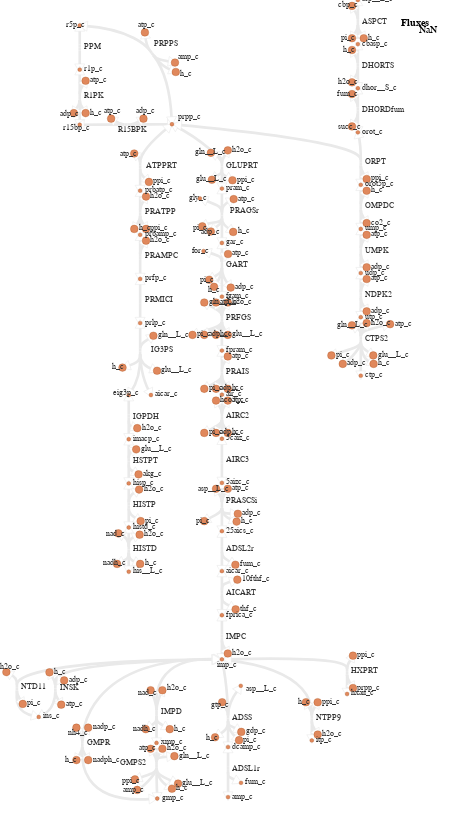

Describe this chart as a Vega-Lite specification.
### Vega specification from a JSON file in a GitHub repository (floating-point values rounded to 4 significant figures; data arrays with more than 128 entries replaced by an {"elided": "..."} marker saying what was removed)
{"$schema": "https://vega.github.io/schema/vega/v5.json", "width": 454.5, "height": 820, "padding": 0, "autosize": "none", "signals": [{"name": "mapMaxX", "value": 394.5}, {"name": "mapMaxY", "value": 800}, {"name": "legendWidth", "value": 40}, {"name": "legendPadding", "value": 20}, {"name": "signalHeight", "value": 20}, {"name": "signalPadding", "value": 0}, {"name": "metaboliteStrokeWidthData", "value": 0.2941}, {"name": "reactionStrokeWidthData", "value": 2.647}, {"name": "arrowHeadStrokeWidthData", "value": 0.147}, {"name": "metaboliteFill", "value": "#e0885c"}, {"name": "metaboliteStroke", "value": "#a34610"}, {"name": "metaboliteLightFill", "value": "#F0C4AE"}, {"name": "metaboliteLightStroke", "value": "#D1A388"}, {"name": "labelColor", "value": "#333333"}, {"name": "reverseArrowHeadStrokeColor", "value": "#E9E9E9"}, {"name": "reverseArrowHeadFillColor", "value": "#ffffff"}, {"name": "hiddenColor", "value": "#E9E9E9"}, {"name": "Metabolite_labels", "value": true, "bind": {"input": "checkbox"}}, {"name": "Reaction_labels", "value": true, "bind": {"input": "checkbox"}}, {"name": "mapMaxWidth", "update": "width - legendWidth - legendPadding"}, {"name": "mapMaxHeight", "update": "height - signalHeight - signalPadding"}, {"name": "mapSize", "update": "mapMaxX / mapMaxWidth >  mapMaxY / mapMaxHeight ? [mapMaxWidth, mapMaxWidth / mapMaxX * mapMaxY] : [mapMaxHeight / mapMaxY * mapMaxX, mapMaxHeight]"}, {"name": "mapWidth", "update": "mapSize[0]"}, {"name": "mapHeight", "update": "mapSize[1]"}, {"name": "mapX", "update": "(mapMaxWidth - mapWidth)/2"}, {"name": "mapY", "update": "(mapMaxHeight - mapHeight)/2"}, {"name": "xrange", "update": "[mapX, mapWidth + mapX]"}, {"name": "yrange", "update": "[mapY, mapHeight + mapY]"}, {"name": "down", "value": null, "on": [{"events": "touchend", "update": "null"}, {"events": "mousedown, touchstart", "update": "xy()"}]}, {"name": "xcur", "value": null, "on": [{"events": "mousedown, touchstart, touchend", "update": "slice(xdom)"}]}, {"name": "ycur", "value": null, "on": [{"events": "mousedown, touchstart, touchend", "update": "slice(ydom)"}]}, {"name": "delta", "value": [0, 0], "on": [{"events": [{"source": "window", "type": "mousemove", "consume": true, "between": [{"type": "mousedown"}, {"source": "window", "type": "mouseup"}]}, {"type": "touchmove", "consume": true, "filter": "event.touches.length === 1"}], "update": "down ? [down[0]-x(), down[1]-y()] : [0,0]"}]}, {"name": "anchor", "value": [0, 0], "on": [{"events": "wheel", "update": "[invert('positionXScale', x()), invert('positionYScale', y())]"}, {"events": {"type": "touchstart", "filter": "event.touches.length===2"}, "update": "[(xdom[0] + xdom[1]) / 2, (ydom[0] + ydom[1]) / 2]"}]}, {"name": "zoom", "value": 1, "on": [{"events": "wheel!", "force": true, "update": "pow(1.001, event.deltaY * pow(16, event.deltaMode))"}, {"events": {"signal": "dist2"}, "force": true, "update": "dist1 / dist2"}]}, {"name": "dist1", "value": 0, "on": [{"events": {"type": "touchstart", "filter": "event.touches.length===2"}, "update": "pinchDistance(event)"}, {"events": {"signal": "dist2"}, "update": "dist2"}]}, {"name": "dist2", "value": 0, "on": [{"events": {"type": "touchmove", "consume": true, "filter": "event.touches.length===2"}, "update": "pinchDistance(event)"}]}, {"name": "xdom", "update": "slice([0, mapMaxX])", "on": [{"events": {"signal": "delta"}, "update": "[xcur[0] + span(xcur) * delta[0] / mapWidth, xcur[1] + span(xcur) * delta[0] / mapWidth]"}, {"events": {"signal": "zoom"}, "update": "[anchor[0] + (xdom[0] - anchor[0]) * zoom, anchor[0] + (xdom[1] - anchor[0]) * zoom]"}]}, {"name": "ydom", "update": "slice([0, mapMaxY])", "on": [{"events": {"signal": "delta"}, "update": "[ycur[0] + span(ycur) * delta[1] / mapHeight, ycur[1] + span(ycur) * delta[1] / mapHeight]"}, {"events": {"signal": "zoom"}, "update": "[anchor[1] + (ydom[0] - anchor[1]) * zoom, anchor[1] + (ydom[1] - anchor[1]) * zoom]"}]}, {"name": "currentZoom", "update": "(xrange[1] - xrange[0]) / (xdom[1] - xdom[0])"}, {"name": "hover", "value": null, "on": [{"events": "*:mouseover", "update": "item().datum"}, {"events": "*:mouseout", "update": "null"}]}], "data": [{"name": "metabolites", "values": {"elided": "158 records"}}, {"name": "reactionSegmentCoordinates", "values": {"elided": "283 records"}}, {"name": "reactionArrowHeadCoordinates", "values": {"elided": "201 records"}}, {"name": "reactionLabels", "values": [{"id": "2076054", "biggId": "PPM", "x": 84.16, "y": 49.05, "reactionIds": [], "metaboliteIds": ["2076602", "2076598"], "relatedMetaboliteIds": []}, {"id": "2076055", "biggId": "R1PK", "x": 84.16, "y": 98.42, "reactionIds": [], "metaboliteIds": ["2076598", "2076608", "2076606", "2076609", "2076607"], "relatedMetaboliteIds": []}, {"id": "2076056", "biggId": "R15BPK", "x": 118.4, "y": 131.5, "reactionIds": [], "metaboliteIds": ["2076614", "2076613", "2076615", "2076606"], "relatedMetaboliteIds": []}, {"id": "2076057", "biggId": "PRPPS", "x": 154.0, "y": 46.19, "reactionIds": [], "metaboliteIds": ["2076614", "2076620", "2076602", "2076622", "2076619"], "relatedMetaboliteIds": []}, {"id": "2076058", "biggId": "ATPPRT", "x": 145.6, "y": 167.8, "reactionIds": [], "metaboliteIds": ["2076614", "2076627", "2076628", "2076626"], "relatedMetaboliteIds": []}, {"id": "2076059", "biggId": "PRATPP", "x": 144.6, "y": 214.2, "reactionIds": [], "metaboliteIds": ["2076635", "2076634", "2076633", "2076632", "2076628"], "relatedMetaboliteIds": []}, {"id": "2076060", "biggId": "PRAMPC", "x": 144.6, "y": 258.3, "reactionIds": [], "metaboliteIds": ["2076640", "2076639", "2076633"], "relatedMetaboliteIds": []}, {"id": "2076061", "biggId": "PRMICI", "x": 144.6, "y": 302.5, "reactionIds": [], "metaboliteIds": ["2076644", "2076639"], "relatedMetaboliteIds": []}, {"id": "2076062", "biggId": "IG3PS", "x": 150.9, "y": 351.8, "reactionIds": [], "metaboliteIds": ["2076651", "2076648", "2076649", "2076652", "2076644", "2076650"], "relatedMetaboliteIds": []}, {"id": "2076063", "biggId": "IGPDH", "x": 133.2, "y": 418.7, "reactionIds": [], "metaboliteIds": ["2076657", "2076650", "2076656"], "relatedMetaboliteIds": []}, {"id": "2076064", "biggId": "HSTPT", "x": 133.2, "y": 462.8, "reactionIds": [], "metaboliteIds": ["2076661", "2076663", "2076657", "2076662"], "relatedMetaboliteIds": []}, {"id": "2076065", "biggId": "HISTP", "x": 133.2, "y": 506.9, "reactionIds": [], "metaboliteIds": ["2076668", "2076661", "2076667", "2076669"], "relatedMetaboliteIds": []}, {"id": "2076066", "biggId": "HISTD", "x": 133.2, "y": 551.0, "reactionIds": [], "metaboliteIds": ["2076676", "2076675", "2076667", "2076677", "2076673", "2076674"], "relatedMetaboliteIds": []}, {"id": "2076067", "biggId": "GLUPRT", "x": 226.3, "y": 168.0, "reactionIds": [], "metaboliteIds": ["2076614", "2076681", "2076684", "2076683", "2076685", "2076682"], "relatedMetaboliteIds": []}, {"id": "2076068", "biggId": "PRAGSr", "x": 230.5, "y": 212.6, "reactionIds": [], "metaboliteIds": ["2076689", "2076681", "2076694", "2076693", "2076691", "2076690", "2076692"], "relatedMetaboliteIds": []}, {"id": "2076071", "biggId": "GART", "x": 226.3, "y": 266.5, "reactionIds": [], "metaboliteIds": ["2076716", "2076713", "2076714", "2076712", "2076715", "2076692", "2076717"], "relatedMetaboliteIds": []}, {"id": "2076072", "biggId": "PRFGS", "x": 226.3, "y": 320.2, "reactionIds": [], "metaboliteIds": ["2076721", "2076728", "2076727", "2076714", "2076722", "2076726", "2076723", "2076725", "2076724"], "relatedMetaboliteIds": []}, {"id": "2076073", "biggId": "PRAIS", "x": 226.3, "y": 374.1, "reactionIds": [], "metaboliteIds": ["2076735", "2076736", "2076732", "2076734", "2076733", "2076726"], "relatedMetaboliteIds": []}, {"id": "2076074", "biggId": "AIRC2", "x": 226.3, "y": 418.2, "reactionIds": [], "metaboliteIds": ["2076741", "2076744", "2076745", "2076740", "2076743", "2076733", "2076742"], "relatedMetaboliteIds": []}, {"id": "2076075", "biggId": "AIRC3", "x": 226.3, "y": 462.3, "reactionIds": [], "metaboliteIds": ["2076740", "2076749"], "relatedMetaboliteIds": []}, {"id": "2076076", "biggId": "PRASCSi", "x": 226.3, "y": 503.2, "reactionIds": [], "metaboliteIds": ["2076756", "2076754", "2076753", "2076758", "2076755", "2076757", "2076749"], "relatedMetaboliteIds": []}, {"id": "2076077", "biggId": "ADSL2r", "x": 226.3, "y": 550.5, "reactionIds": [], "metaboliteIds": ["2076762", "2076755", "2076763"], "relatedMetaboliteIds": []}, {"id": "2076078", "biggId": "AICART", "x": 226.3, "y": 594.7, "reactionIds": [], "metaboliteIds": ["2076767", "2076762", "2076769", "2076768"], "relatedMetaboliteIds": []}, {"id": "2076079", "biggId": "IMPC", "x": 226.3, "y": 638.8, "reactionIds": [], "metaboliteIds": ["2076773", "2076767", "2076774"], "relatedMetaboliteIds": []}, {"id": "2076080", "biggId": "ADSS", "x": 232.4, "y": 719.9, "reactionIds": [], "metaboliteIds": ["2076778", "2076780", "2076783", "2076782", "2076781", "2076774", "2076779"], "relatedMetaboliteIds": []}, {"id": "2076081", "biggId": "IMPD", "x": 160.9, "y": 714.5, "reactionIds": [], "metaboliteIds": ["2076789", "2076787", "2076774", "2076788", "2076791", "2076790"], "relatedMetaboliteIds": []}, {"id": "2076082", "biggId": "INSK", "x": 59.76, "y": 690.0, "reactionIds": [], "metaboliteIds": ["2076797", "2076825", "2076796", "2076774", "2076798"], "relatedMetaboliteIds": []}, {"id": "2076083", "biggId": "NTPP9", "x": 316.2, "y": 719.9, "reactionIds": [], "metaboliteIds": ["2076803", "2076774", "2076804", "2076805", "2076802"], "relatedMetaboliteIds": []}, {"id": "2076084", "biggId": "GMPR", "x": 86.71, "y": 745.3, "reactionIds": [], "metaboliteIds": ["2076810", "2076813", "2076835", "2076809", "2076774", "2076812"], "relatedMetaboliteIds": []}, {"id": "2076085", "biggId": "HXPRT", "x": 351.5, "y": 673.3, "reactionIds": [], "metaboliteIds": ["2076818", "2076817", "2076819", "2076774"], "relatedMetaboliteIds": []}, {"id": "2076086", "biggId": "NTD11", "x": 21.31, "y": 689.3, "reactionIds": [], "metaboliteIds": ["2076824", "2076823", "2076825", "2076774"], "relatedMetaboliteIds": []}, {"id": "2076087", "biggId": "ADSL1r", "x": 232.4, "y": 770.6, "reactionIds": [], "metaboliteIds": ["2076829", "2076783", "2076830"], "relatedMetaboliteIds": []}, {"id": "2076088", "biggId": "GMPS2", "x": 120.0, "y": 765.5, "reactionIds": [], "metaboliteIds": ["2076840", "2076841", "2076835", "2076838", "2076787", "2076837", "2076834", "2076839", "2076836"], "relatedMetaboliteIds": []}, {"id": "2076090", "biggId": "ORPT", "x": 365.2, "y": 164.3, "reactionIds": [], "metaboliteIds": ["2076614", "2076854", "2076852", "2076853"], "relatedMetaboliteIds": []}, {"id": "2076091", "biggId": "DHORDfum", "x": 362.3, "y": 111.8, "reactionIds": [], "metaboliteIds": ["2076858", "2076853", "2076860", "2076859"], "relatedMetaboliteIds": []}, {"id": "2076092", "biggId": "DHORTS", "x": 362.3, "y": 67.64, "reactionIds": [], "metaboliteIds": ["2076864", "2076865", "2076860", "2076866"], "relatedMetaboliteIds": []}, {"id": "2076093", "biggId": "ASPCT", "x": 362.3, "y": 23.53, "reactionIds": [], "metaboliteIds": ["2076870", "2076872", "2076864", "2076873", "2076871"], "relatedMetaboliteIds": []}, {"id": "2076094", "biggId": "OMPDC", "x": 365.2, "y": 208.4, "reactionIds": [], "metaboliteIds": ["2076878", "2076879", "2076877", "2076854"], "relatedMetaboliteIds": []}, {"id": "2076095", "biggId": "UMPK", "x": 365.2, "y": 252.5, "reactionIds": [], "metaboliteIds": ["2076883", "2076885", "2076877", "2076884"], "relatedMetaboliteIds": []}, {"id": "2076096", "biggId": "NDPK2", "x": 365.2, "y": 296.6, "reactionIds": [], "metaboliteIds": ["2076890", "2076889", "2076883", "2076891"], "relatedMetaboliteIds": []}, {"id": "2076097", "biggId": "CTPS2", "x": 365.2, "y": 340.7, "reactionIds": [], "metaboliteIds": ["2076899", "2076898", "2076897", "2076902", "2076889", "2076896", "2076895", "2076900", "2076901"], "relatedMetaboliteIds": []}]}, {"sedmlUri": ["simulation.sedml", "reaction_fluxes"], "name": "reactionFluxes"}, {"name": "metabolitesScaled", "source": "metabolites", "transform": [{"type": "formula", "expr": "datum.biggId + ': ' + datum.name", "as": "idName"}, {"type": "formula", "expr": "scale('positionXScale', datum.x)", "as": "xScaled"}, {"type": "formula", "expr": "scale('positionYScale', datum.y)", "as": "yScaled"}, {"type": "formula", "expr": "datum.size * currentZoom", "as": "sizeScaled"}, {"type": "formula", "expr": "metaboliteStrokeWidthData * currentZoom", "as": "strokeWidthScaled"}, {"type": "formula", "expr": "hover ? (hover.id == datum.id ? metaboliteFill : (indexof(hover.metaboliteIds, datum.id) >= 0 ? metaboliteFill : (indexof(hover.relatedMetaboliteIds, datum.id) >= 0 ? metaboliteLightFill : hiddenColor))) : metaboliteFill", "as": "fill"}, {"type": "formula", "expr": "hover ? (hover.id == datum.id ? metaboliteStroke : (indexof(hover.metaboliteIds, datum.id) >= 0 ? metaboliteStroke : (indexof(hover.relatedMetaboliteIds, datum.id) >= 0 ? metaboliteLightStroke : hiddenColor))) : metaboliteStroke", "as": "stroke"}]}, {"name": "metaboliteLabelsVisibleScaled", "source": "metabolites", "transform": [{"type": "filter", "expr": "Metabolite_labels"}, {"type": "formula", "expr": "scale('positionXScale', datum.labelX)", "as": "labelXScaled"}, {"type": "formula", "expr": "scale('positionYScale', datum.labelY)", "as": "labelYScaled"}, {"type": "formula", "expr": "8 * currentZoom", "as": "fontSizeScaled"}, {"type": "formula", "expr": "hover ? (hover.id == datum.id ? labelColor : (indexof(hover.metaboliteIds, datum.id) >= 0 ? labelColor : (indexof(hover.relatedMetaboliteIds, datum.id) >= 0 ? labelColor : hiddenColor))) : labelColor", "as": "fill"}]}, {"name": "reactionAbsFluxes", "source": "reactionFluxes", "transform": [{"type": "formula", "expr": "datum.values[0]", "as": "flux"}, {"type": "formula", "expr": "abs(datum.flux)", "as": "absFlux"}]}, {"name": "reactionSegmentPathsAndFluxesScaled", "source": "reactionSegmentCoordinates", "transform": [{"type": "lookup", "from": "reactionAbsFluxes", "key": "label", "fields": ["biggId"], "values": ["flux", "absFlux"], "as": ["flux", "absFlux"]}, {"type": "formula", "expr": "datum.biggId + ': ' + datum.name + ' (' + (datum.flux == 0 ? '0' : format(datum.flux / floor(log(datum.absFlux)/LN10), '.3') + ' x 10^' + toString(floor(log(datum.absFlux)/LN10))) + ')'", "as": "idNameFlux"}, {"type": "formula", "expr": "[datum.id]", "as": "reactionIds"}, {"type": "formula", "expr": "scale('positionXScale', datum.x0)", "as": "x0Scaled"}, {"type": "formula", "expr": "scale('positionYScale', datum.y0)", "as": "y0Scaled"}, {"type": "formula", "expr": "scale('positionXScale', datum.x1)", "as": "x1Scaled"}, {"type": "formula", "expr": "scale('positionYScale', datum.y1)", "as": "y1Scaled"}, {"type": "formula", "expr": "scale('positionXScale', datum.x2)", "as": "x2Scaled"}, {"type": "formula", "expr": "scale('positionYScale', datum.y2)", "as": "y2Scaled"}, {"type": "formula", "expr": "scale('positionXScale', datum.x3)", "as": "x3Scaled"}, {"type": "formula", "expr": "scale('positionYScale', datum.y3)", "as": "y3Scaled"}, {"type": "formula", "expr": "datum.type === 'line' ? ('M' + toString(datum.x0Scaled) + ',' + toString(datum.y0Scaled) + 'L' + toString(datum.x1Scaled) + ',' + toString(datum.y1Scaled)) : ('M' + toString(datum.x0Scaled) + ',' + toString(datum.y0Scaled) + 'C' + toString(datum.x1Scaled) + ',' + toString(datum.y1Scaled) + ' ' + toString(datum.x2Scaled) + ',' + toString(datum.y2Scaled) + ' ' + toString(datum.x3Scaled) + ',' + toString(datum.y3Scaled))", "as": "path"}, {"type": "formula", "expr": "reactionStrokeWidthData * currentZoom", "as": "strokeWidthScaled"}, {"type": "formula", "expr": "hover ? (hover.biggId == datum.biggId || indexof(hover.reactionIds, datum.id) >= 0 ? (datum.absFlux != null ? scale('reactionFluxColorScale', datum.absFlux) : hiddenColor) : hiddenColor) : (datum.absFlux != null ? scale('reactionFluxColorScale', datum.absFlux) : hiddenColor)", "as": "stroke"}]}, {"name": "reactionArrowHeadsAndFluxesScaled", "source": "reactionArrowHeadCoordinates", "transform": [{"type": "lookup", "from": "reactionAbsFluxes", "key": "biggId", "fields": ["biggId"], "values": ["flux", "absFlux"], "as": ["flux", "absFlux"]}, {"type": "formula", "expr": "datum.biggId + ': ' + datum.name + ' (' + (datum.flux == 0 ? '0' : format(datum.flux / floor(log(datum.absFlux)/LN10), '.3') + ' x 10^' + toString(floor(log(datum.absFlux)/LN10))) + ')'", "as": "idNameFlux"}, {"type": "formula", "expr": "[datum.id]", "as": "reactionIds"}, {"type": "formula", "expr": "scale('positionXScale', datum.x)", "as": "xScaled"}, {"type": "formula", "expr": "scale('positionYScale', datum.y)", "as": "yScaled"}, {"type": "formula", "expr": "100 * currentZoom", "as": "sizeScaled"}, {"type": "formula", "expr": "hover ? (hover.biggId == datum.biggId || indexof(hover.reactionIds, datum.id) >= 0 ? (((datum.start && datum.flux > 0) || (!datum.start && datum.flux < 0)) ? (datum.absFlux != null ? scale('reactionFluxColorScale', datum.absFlux) : hiddenColor) : reverseArrowHeadFillColor) : hiddenColor) : (((datum.start && datum.flux > 0) || (!datum.start && datum.flux < 0)) ? (datum.absFlux != null ? scale('reactionFluxColorScale', datum.absFlux) : hiddenColor) : reverseArrowHeadFillColor)", "as": "fill"}, {"type": "formula", "expr": "hover ? (hover.biggId == datum.biggId || indexof(hover.reactionIds, datum.id) >= 0 ? (((datum.start && datum.flux > 0) || (!datum.start && datum.flux < 0)) ? null : reverseArrowHeadStrokeColor) : reverseArrowHeadStrokeColor) : (((datum.start && datum.flux > 0) || (!datum.start && datum.flux < 0)) ? null : reverseArrowHeadStrokeColor)", "as": "stroke"}, {"type": "formula", "expr": "arrowHeadStrokeWidthData * 4 * currentZoom", "as": "strokeWidthScaled"}]}, {"name": "reactionLabelsVisibleScaled", "source": "reactionLabels", "transform": [{"type": "filter", "expr": "Reaction_labels"}, {"type": "formula", "expr": "scale('positionXScale', datum.x)", "as": "xScaled"}, {"type": "formula", "expr": "scale('positionYScale', datum.y)", "as": "yScaled"}, {"type": "formula", "expr": "8 * currentZoom", "as": "fontSizeScaled"}, {"type": "formula", "expr": "hover ? (hover.biggId == datum.biggId || indexof(hover.reactionIds, datum.id) >= 0 ? labelColor : hiddenColor) : labelColor", "as": "fill"}]}], "scales": [{"name": "positionXScale", "type": "linear", "domain": {"signal": "xdom"}, "range": {"signal": "xrange"}, "zero": false}, {"name": "positionYScale", "type": "linear", "domain": {"signal": "ydom"}, "range": {"signal": "yrange"}, "zero": false}, {"name": "reactionFluxColorScale", "type": "quantize", "domain": {"data": "reactionAbsFluxes", "field": "absFlux"}, "range": {"scheme": "viridis", "count": 100}}], "marks": [{"name": "Reactions", "type": "path", "from": {"data": "reactionSegmentPathsAndFluxesScaled"}, "encode": {"enter": {"tooltip": {"field": "idNameFlux"}}, "update": {"path": {"field": "path"}, "stroke": {"field": "stroke"}, "strokeWidth": {"field": "strokeWidthScaled"}}}}, {"name": "ReactionsArrowHeads", "type": "symbol", "from": {"data": "reactionArrowHeadsAndFluxesScaled"}, "encode": {"enter": {"shape": {"value": "triangle"}, "angle": {"field": "angle"}, "tooltip": {"field": "idNameFlux"}}, "update": {"x": {"field": "xScaled"}, "y": {"field": "yScaled"}, "size": {"field": "sizeScaled"}, "fill": {"field": "fill"}, "stroke": {"field": "stroke"}, "strokeWidth": {"field": "strokeWidthScaled"}}}}, {"name": "Metabolites", "type": "symbol", "from": {"data": "metabolitesScaled"}, "interactive": true, "encode": {"enter": {"shape": {"value": "circle"}, "tooltip": {"field": "idName"}}, "update": {"xc": {"field": "xScaled"}, "yc": {"field": "yScaled"}, "size": {"field": "sizeScaled"}, "fill": {"field": "fill"}, "stroke": {"field": "stroke"}, "strokeWidth": {"field": "strokeWidthScaled"}}}}, {"name": "Metabolites labels", "type": "text", "from": {"data": "metaboliteLabelsVisibleScaled"}, "encode": {"enter": {"text": {"field": "biggId"}, "align": {"value": "left"}}, "update": {"x": {"field": "labelXScaled"}, "y": {"field": "labelYScaled"}, "fontSize": {"field": "fontSizeScaled"}, "fill": {"field": "fill"}}}}, {"name": "Reaction labels", "type": "text", "from": {"data": "reactionLabelsVisibleScaled"}, "encode": {"enter": {"text": {"field": "biggId"}, "align": {"value": "left"}}, "update": {"x": {"field": "xScaled"}, "y": {"field": "yScaled"}, "fontSize": {"field": "fontSizeScaled"}, "fill": {"field": "fill"}}}}], "legends": [{"fill": "reactionFluxColorScale", "type": "gradient", "title": "Fluxes", "titleFontSize": 10, "titlePadding": 2, "titleAlign": "left", "orient": "top-right", "direction": "vertical"}]}
